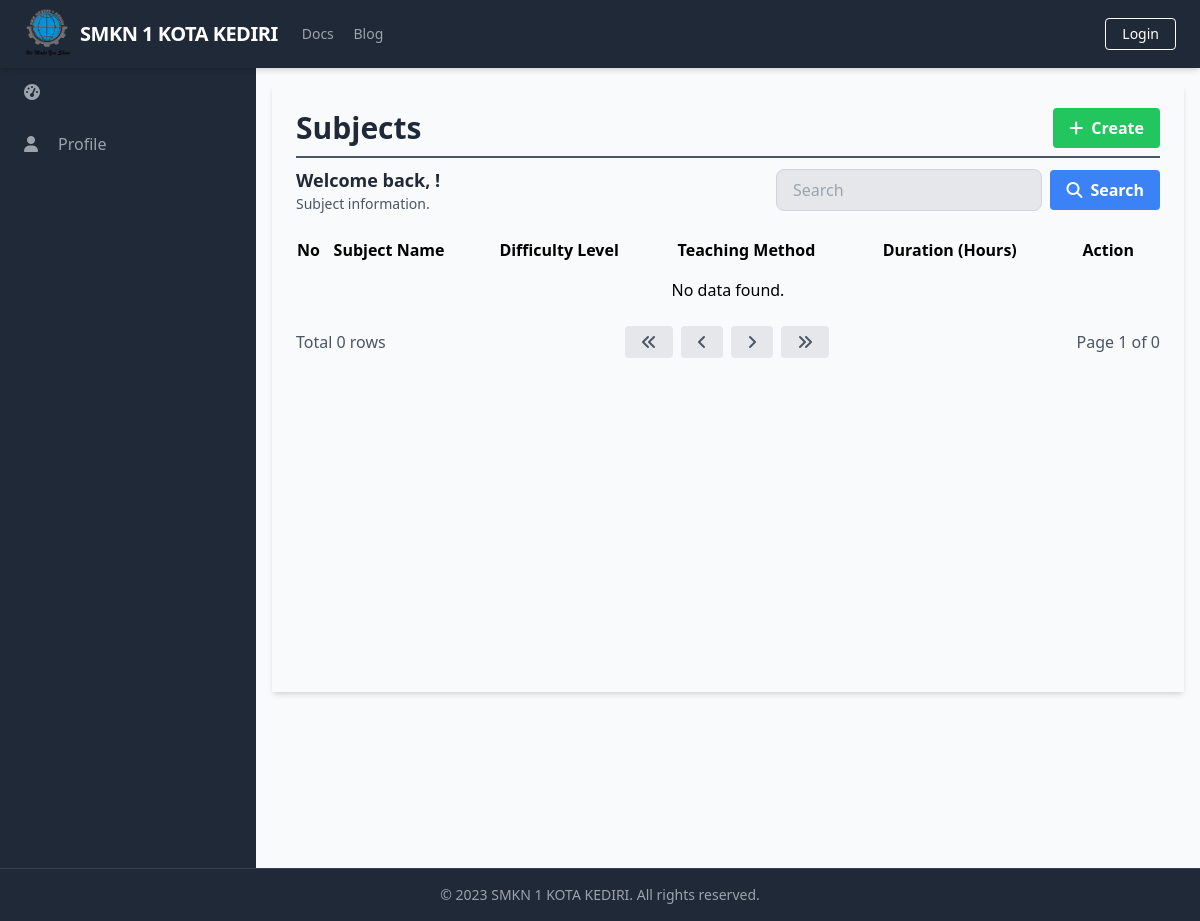
Page /manage_subjects/manage_subjects_list.php on the earlier database version.
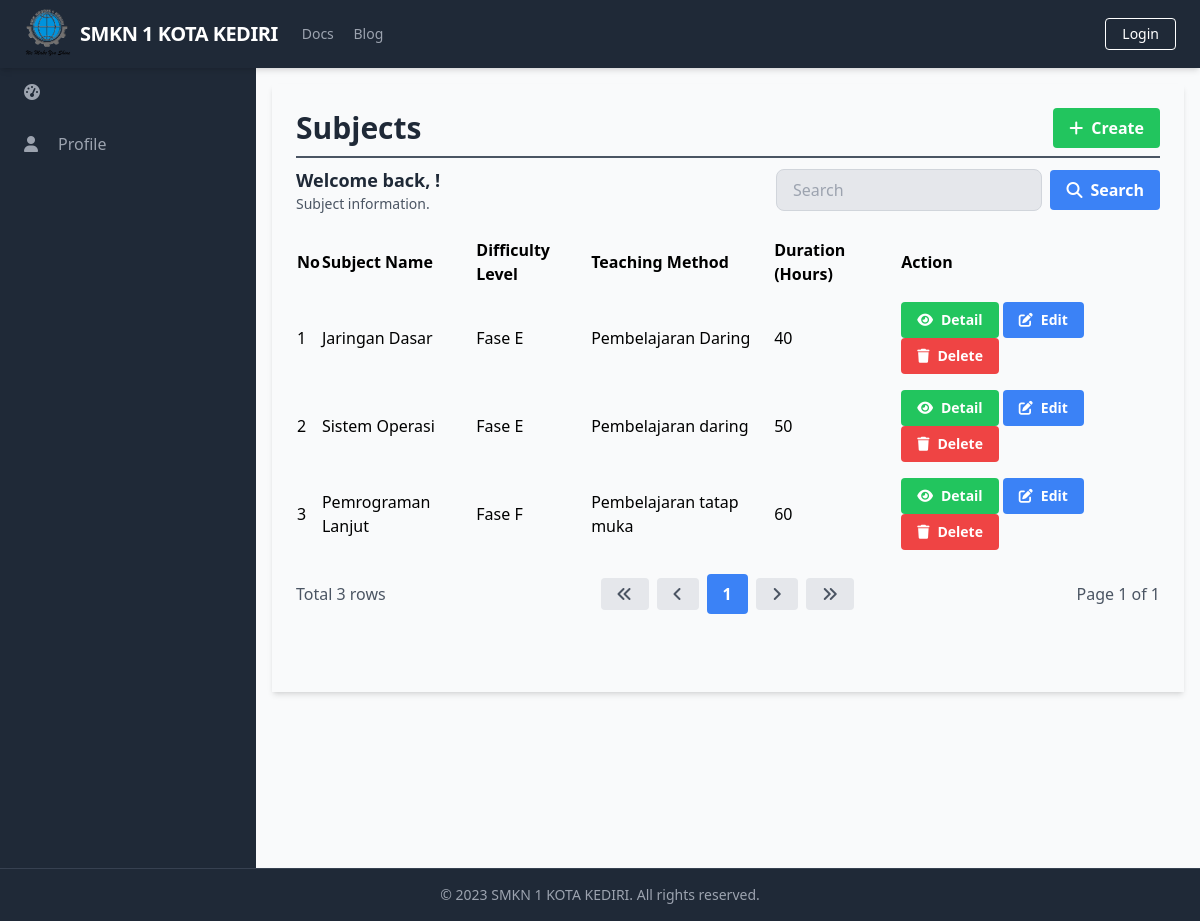
Same page on the later database version.
### tables this page shows
CREATE TABLE `Subjects` (
  `SubjectID` int(11) NOT NULL,
  `SubjectName` varchar(255) DEFAULT NULL,
  `DifficultyLevel` varchar(50) DEFAULT NULL,
  `TeachingMethod` varchar(100) DEFAULT NULL,
  `LearningObjective` text DEFAULT NULL,
  `DurationHours` int(11) DEFAULT NULL,
  `CurriculumFramework` varchar(100) DEFAULT NULL,
  `AssessmentMethod` varchar(100) DEFAULT NULL,
  `StudentEngagement` varchar(100) DEFAULT NULL
);

### database/connection.php (called while the page is built, shortened)
<?php
$baseUrl = "http://localhost/final_project_aziz_2023/";

### public/manage_subjects/manage_subjects_list.php (the view, shortened to what the changed rows need)
<?php
require_once('../../database/connection.php');
?>
<?php include_once('../components/header.php'); ?>
<div class="h-screen flex flex-col">
  <div class="flex-grow bg-gray-50 flex flex-row shadow-md">
    <main class="bg-gray-50 flex flex-col flex-1 overflow-y-scroll h-screen flex-shrink-0 sc-hide pb-40">
      <div class="flex items-start justify-start p-6 shadow-md m-4 flex-1 flex-col">
        <div class="flex flex-row justify-between items-center w-full border-b-2 border-gray-600 mb-2 pb-2">
          <h1 class="text-3xl text-gray-800 font-semibold w-full">Subjects</h1>
        </div>
        <div class="flex flex-col w-full">
          <div class="flex flex-row justify-between items-center w-full mb-2 pb-2">
            <div>
              <h2 class="text-lg text-gray-800 font-semibold">Welcome back, <?php echo $_SESSION['FullName']; ?>!</h2>
            </div>
          </div>
          <table class="min-w-full">
            <thead>
              <tr>
                <th class="text-left py-2">No</th>
                <th class="text-left py-2">Subject Name</th>
                <th class="text-left py-2">Difficulty Level</th>
                <th class="text-left py-2">Teaching Method</th>
                <th class="text-left py-2">Duration (Hours)</th>
                <th class="text-left py-2">Action</th>
              </tr>
            </thead>
            <tbody>
              <?php
              $searchTerm = isset($_GET['search']) ? $_GET['search'] : '';
              $page = isset($_GET['page']) ? $_GET['page'] : 1;
              $query = "SELECT * FROM Subjects
                                      WHERE SubjectName LIKE '%$searchTerm%'
                                      LIMIT 15 OFFSET " . ($page - 1) * 15;
              $result = $conn->query($query);
              $queryCount = "SELECT COUNT(*) AS count FROM Subjects WHERE SubjectName LIKE '%$searchTerm%'";
              $resultCount = $conn->query($queryCount);
              $rowCount = $resultCount->fetch_assoc()['count'];
              $totalPage = ceil($rowCount / 15);
              $no = 1;
              while ($row = $result->fetch_assoc()) {
              ?>
                <tr>
                  <td class="py-2"><?php echo $no++; ?></td>
                  <td class="py-2"><?php echo $row['SubjectName']; ?></td>
                  <td class="py-2"><?php echo $row['DifficultyLevel']; ?></td>
                  <td class="py-2"><?php echo $row['TeachingMethod']; ?></td>
                  <td class="py-2"><?php echo $row['DurationHours']; ?></td>
                  <td class='py-2'>
                    <a href="<?php echo $baseUrl; ?>public/manage_subjects/manage_subjects_detail.php?id=<?php echo $row['SubjectID'] ?>" class='bg-green-500 hover-bg-green-700 text-white font-bold py-2 px-4 rounded inline-flex items-center text-sm'>
                      <i class='fas fa-eye mr-2'></i>
                      <span>Detail</span>
                    </a>
                    <a href="<?php echo $baseUrl; ?>public/manage_subjects/manage_subjects_update.php?id=<?php echo $row['SubjectID'] ?>" class='bg-blue-500 hover-bg-blue-700 text-white font-bold py-2 px-4 rounded inline-flex items-center text-sm'>
                      <i class='fas fa-edit mr-2'></i>
                      <span>Edit</span>
                    </a>
                    <a href="#" onclick="confirmDelete(<?php echo $row['SubjectID']; ?>)" class='bg-red-500 hover-bg-red-700 text-white font-bold py-2 px-4 rounded inline-flex items-center text-sm'>
                      <i class='fas fa-trash mr-2'></i>
                      <span>Delete</span>
                    </a>
                  </td>
                </tr>
              <?php
              }
              if ($result->num_rows === 0) {
              ?>
                <tr>
                  <td colspan="6" class="py-2 text-center">No data found.</td>
                </tr>
              <?php
              }
              ?>
            </tbody>
          </table>
          <div class="flex flex-row justify-between items-center w-full mt-4">
            <div class="flex flex-row justify-start items-center">
              <span class="text-gray-600">Total <?php echo $rowCount; ?> rows</span>
            </div>
            <div class="flex flex-row justify-end items-center space-x-2">
              <a href="?page=1&search=<?php echo $searchTerm; ?>" class="bg-gray-200 hover-bg-gray-300 text-gray-600 font-bold py-2 px-4 rounded inline-flex items-center">
                <i class="fas fa-angle-double-left"></i>
              </a>
              <a href="?page=<?php if ($page == 1) {
                                echo $page;
                              } else {
                                echo $page - 1;
                              } ?>&search=<?php echo $searchTerm; ?>" class="bg-gray-200 hover-bg-gray-300 text-gray-600 font-bold py-2 px-4 rounded inline-flex items-center">
                <i class="fas fa-angle-left"></i>
              </a>
              <?php
              $startPage = $page - 2;
              $endPage = $page + 2;
              if ($startPage < 1) {
                $endPage += abs($startPage) + 1;
                $startPage = 1;
              }
              if ($endPage > $totalPage) {
                $startPage -= $endPage - $totalPage;
                $endPage = $totalPage;
              }
              if ($startPage < 1) {
                $startPage = 1;
              }
              for ($i = $startPage; $i <= $endPage; $i++) {
                if ($i == $page) {
                  echo "<a href='?page=$i&search=$searchTerm' class='bg-blue-500 hover-bg-blue-700 text-white font-bold py-2 px-4 rounded inline-flex items-center'>$i</a>";
                } else {
                  echo "<a href='?page=$i&search=$searchTerm' class='bg-gray-200 hover-bg-gray-300 text-gray-600 font-bold py-2 px-4 rounded inline-flex items-center'>$i</a>";
                }
              }
              ?>
              <a href="?page=<?php if ($page == $totalPage) {
                                echo $page;
                              } else {
                                echo $page + 1;
                              } ?>&search=<?php echo $searchTerm; ?>" class="bg-gray-200 hover-bg-gray-300 text-gray-600 font-bold py-2 px-4 rounded inline-flex items-center">
                <i class="fas fa-angle-right"></i>
              </a>
              <a href="?page=<?php echo $totalPage; ?>&search=<?php echo $searchTerm; ?>" class="bg-gray-200 hover-bg-gray-300 text-gray-600 font-bold py-2 px-4 rounded inline-flex items-center">
                <i class="fas fa-angle-double-right"></i>
              </a>
            </div>
            <div class="flex flex-row justify-end items-center ml-2">
              <span class="text-gray-600">Page <?php echo $page; ?> of <?php echo $totalPage; ?></span>
            </div>
          </div>
        </div>
    </main>
  </div>
</div>
</body>
</html>

Differences in the rows shown:
added subjects: SubjectName "Jaringan Dasar", DifficultyLevel "Fase E", TeachingMethod "Pembelajaran Daring", DurationHours "40"
added subjects: SubjectName "Sistem Operasi", DifficultyLevel "Fase E", TeachingMethod "Pembelajaran daring", DurationHours "50"
added subjects: SubjectName "Pemrograman Lanjut", DifficultyLevel "Fase F", TeachingMethod "Pembelajaran tatap muka", DurationHours "60"
Other differences:
$rowCount: "0" → "3"
$totalPage: "0" → "1"
new list line: "1"
text no longer shown: "No data found."
